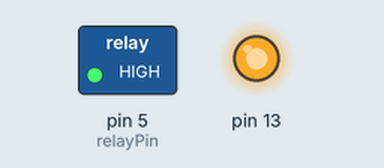
Recording of a sketch running on a simulated Arduino Uno, built with avr-gcc and run on an emulated ATmega328P. Parts: switched loads named in the sketch (green lamp = pin HIGH), output pins drawn as LEDs (lit = HIGH). What the sketch prints to the serial monitor is not drawn.

Above: at 0.22 s.
At 23.1 s:
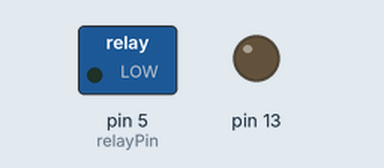
Timing chart, 0 to 30.7 s (numbered marks = the images above):
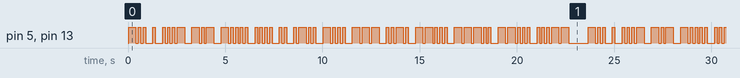

Measured:
- by itself, pin 5 (relayPin), pin 13: moves between LOW and HIGH, repeating every 23.6 s
- by itself, everything shown: repeats every 23.6 s, in 114 steps

The sketch:

ArduinoMorseBeaconKeyer.ino
```cpp
// (licence header left out)
#include <Arduino.h>
#include "ArduinoMorseBeaconKeyer.h"

//Constants
#define SerialPort Serial           //Please uncomment this line to use the USB port.

const int TIME_UNIT = 125;
const int DOT = TIME_UNIT;
const int DASH = 3 * TIME_UNIT;
const int SYMBOL_SPACE = TIME_UNIT;
const int LETTER_SPACE = 3 * TIME_UNIT - SYMBOL_SPACE;
const int WORD_SPACE = 7 * TIME_UNIT - LETTER_SPACE;

const int relayPin = 5;                   // Pin used for relay

const char* callsign = "de vk6hil/b of78 73\0";               // My Callsign

void setup()
{
    // Set relay pin to output and set it LOW
    pinMode(relayPin, OUTPUT);
    pinMode(13, OUTPUT);
    // Initiate Serial Line
    SerialPort.begin(9600);
    SerialPort.println("Arduino Morse Beacon v0.1") ;
    SerialPort.println("Graeme Hill <vk6hil>") ;
    SerialPort.println("Email hoofie2002@gmail.com or find me on QRZ") ;
    SerialPort.println("") ;
}

void loop()
{
  int size = strlen(callsign);

  //loop through the callsign
  for (int i = 0; i < size; i++)
  {

    const char* ch = strchr(characters, tolower(callsign[i]));
    if (ch != NULL)
    {
      int index = (int)(ch - characters);
      const char* morseSymbols = mappings[index];
      int count = strlen(morseSymbols);

      for (int i = 0; i < count; i++)
      {
        digitalWrite(relayPin, HIGH);
        digitalWrite(13, HIGH);

        int symbolTime;
        char symbol = morseSymbols[i];
        if (symbol == '.')
          symbolTime = DOT;
        else
          symbolTime = DASH;

        delay(symbolTime);
        digitalWrite(relayPin, LOW);
        digitalWrite(13, LOW);
        delay(SYMBOL_SPACE);
      }
      delay(LETTER_SPACE);
    }
  }
  delay(WORD_SPACE);
}
```

ArduinoMorseBeaconKeyer.h
```cpp
/*
  ArduinoMorseBeaconKeyer.h - Library for Morse Code Beacon Keyer.
  Created by Graeme Hill, VK6HIL, Mar 2020
  Released into the public domain.
*/
#ifndef ArduinoMorseBeaconKeyer_h
#define ArduinoMorseBeaconKeyer_h

#include "Arduino.h"

const char* mappings[] = {
    ".-\0",     //a
    "-...\0",   //b
    "-.-.\0",   //c
    "-..\0",    //d
    ".\0",      //e
    "..-.\0",   //f
    "--.\0",    //g
    "....\0",   //h
    "..\0",     //i
    ".---\0",   //j
    "-.-\0",    //k
    ".-..\0",   //l
    "--\0",     //m
    "-.\0",     //n
    "---\0",    //o
    ".--.\0",   //p
    "--.-\0",   //q
    ".-.\0",    //r
    "...\0",    //s
    "-\0",      //t
    "..-\0",    //u
    "...-\0",   //v
    ".--\0",    //w
    "-..-\0",   //x
    "-.--\0",   //y
    "--..\0",   //z
    "-----\0",  //0
    ".----\0",  //1
    "..---\0",  //2
    "...--\0",  //3
    "....-\0",  //4
    ".....\0",  //5
    "-....\0",  //6
    "--...\0",  //7
    "---..\0",  //8
    "----.\0",  //9
};

#define NUMCHARS sizeof(mappings)

const char* characters = "abcdefghijklmnopqrstuvwxyz0123456789";

#endif
```
